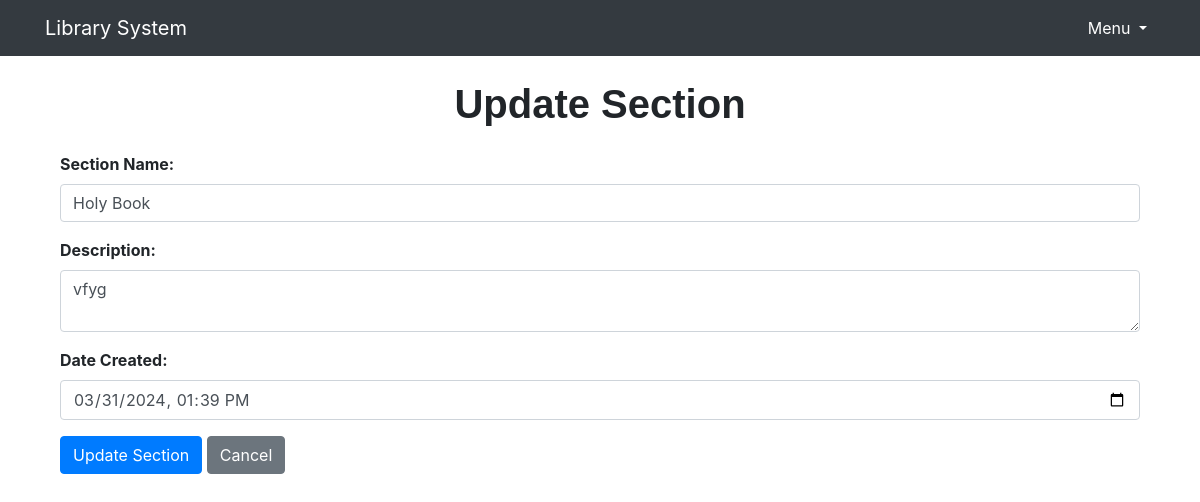
The page /update-section/1 on the database its author committed.
### tables.py (models this page shows, shortened)
class Section(db.Model):
    id = db.Column(db.Integer, primary_key=True)
    name = db.Column(db.String(100), nullable=False)
    date_created = db.Column(db.DateTime, default=datetime.utcnow)
    description = db.Column(db.Text)
    books = db.relationship('Book', backref='section', lazy='dynamic')

### app.py (the view, shortened to what this page needs)
@app.route('/update-section/<int:section_id>', methods=['GET', 'POST'])
def update_section(section_id):
    section = Section.query.get_or_404(section_id)
    return render_template('update_section.html', section=section)

### templates/update_section.html
{% extends 'base.html' %}
{% block content %}
    <div class="container mt-4">
        <h1 class="text-center mb-4" style="font-family: 'Arial', sans-serif;"><strong>Update Section</strong></h1>
        <form method="post">
            <div class="form-group">
                <label for="name"><strong>Section Name:</strong></label>
                <input type="text" name="name" value="{{ section.name }}" class="form-control" required>
            </div>
            <div class="form-group">
                <label for="description"><strong>Description:</strong></label>
                <textarea name="description" class="form-control">{{ section.description }}</textarea>
            </div>
            <div class="form-group">
                <label for="date_created"><strong>Date Created:</strong></label>
                <input type="datetime-local" name="date_created" value="{{ section.date_created.strftime('%Y-%m-%dT%H:%M') }}" class="form-control" required>
            </div>
            <button type="submit" class="btn btn-primary">Update Section</button>
            <a href="{{ url_for('librarian_dashboard') }}" class="btn btn-secondary">Cancel</a>
        </form>
    </div>
{% endblock %}

### rows shown on the page
Section: name "Holy Book", description "vfyg", date_created "03/31/2024 13:39"
